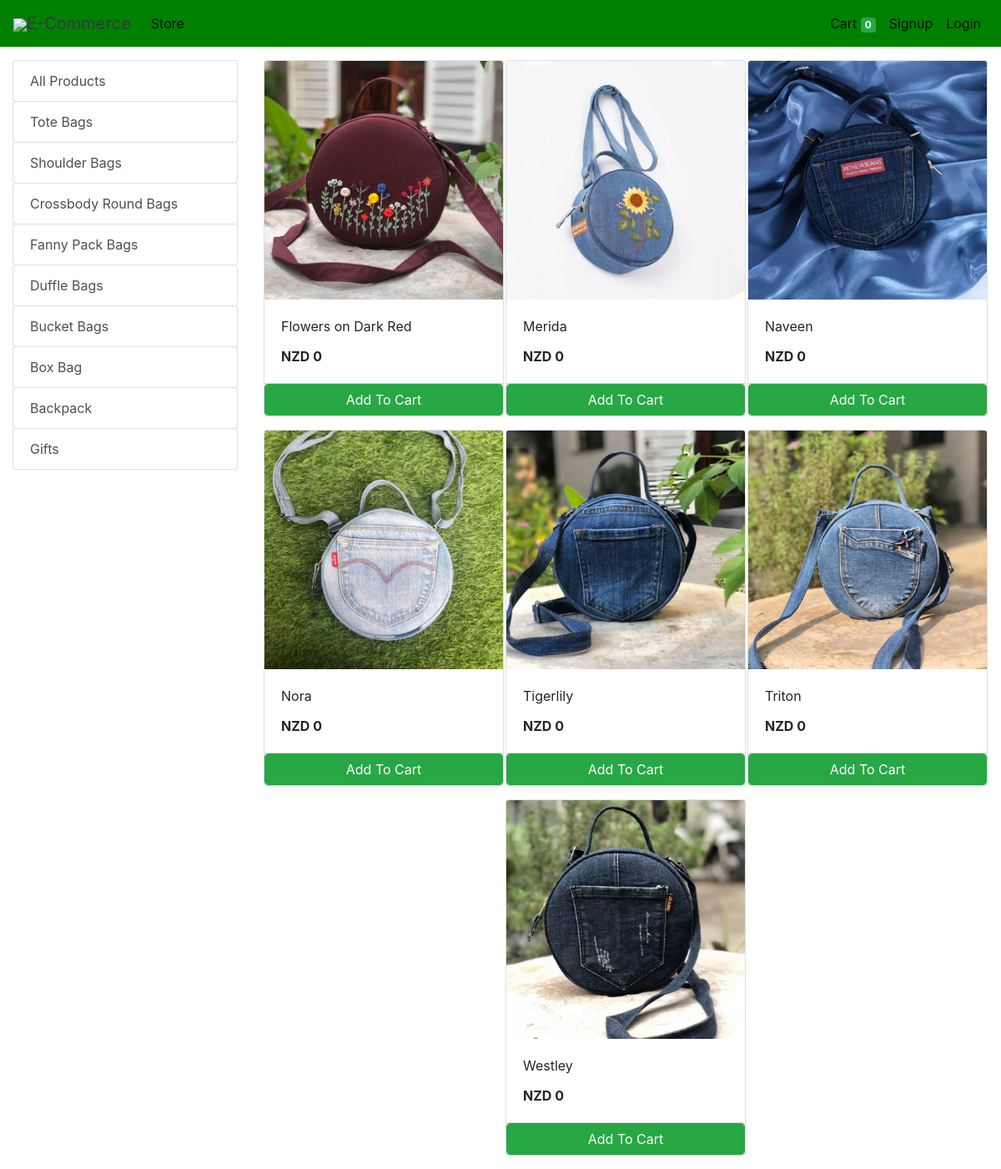
Screenshot of /store?category=24 with the database file from the repository.
### store/models/category.py (models this page shows, shortened)
class Category(models.Model):
    name= models.CharField(max_length=50)
    @staticmethod
    def get_all_categories():
        return Category.objects.all()

### store/models/product.py (models this page shows, shortened)
class Products(models.Model):
    name = models.CharField(max_length=60)
    price= models.IntegerField(default=0)
    category= models.ForeignKey(Category,on_delete=models.CASCADE,default=1 )
    description= models.CharField(max_length=250, default='', blank=True, null= True)
    image= models.ImageField(upload_to='uploads/products/')
    @staticmethod
    def get_all_products_by_categoryid(category_id):
        if category_id:
            return Products.objects.filter (category=category_id)
        else:
            return Products.get_all_products();

### store/views/home.py (the view)
# urls.py: path('' , include('store.urls'))
def store(request):
    cart = request.session.get('cart')
    if not cart:
        request.session['cart'] = {}
    products = None
    categories = Category.get_all_categories()
    categoryID = request.GET.get('category')
    if categoryID:
        products = Products.get_all_products_by_categoryid(categoryID)
    else:
        products = Products.get_all_products();
    data = {}
    data['products'] = products
    data['categories'] = categories
    print('you are : ', request.session.get('email'))
    return render(request, 'index.html', data)

### store/templatetags/cart.py (called while the page is built)
@register.filter (name='is_in_cart')
def is_in_cart(product, cart):
    keys = cart.keys ()
    for id in keys:
        if int (id) == product.id:
            return True
    return False;

### store/templatetags/custom_filter.py (called while the page is built)
@register.filter(name='currency')
def currency(number):
    return "NZD "+str(number)

### store/templates/index.html (shortened to what this page needs)
{% extends 'base.html' %}
{% block content %}
{% load cart %}
{% load custom_filter %}
<div class="container-fluid mt-3">
	<div class="row">
		<div class="col-lg-3 mx-auto">
			<div class="list-group">
				<a href="/" class="list-group-item list-group-item-action btn btn-outline-success">All Products</a>
				{% for category in categories %}
				<a href="/?category={{category.id}}"
					class="list-group-item list-group-item-action btn btn-outline-success ">{{category.name}}</a>
				{% endfor %}
			</div>
		</div>
		<div id='products' class="col-lg-9 mx-auto">
			<div class="row mx-auto">
				{% for product in products %}
				<div class="card mx-auto mb-3" id={{product.id}} style="width: 18rem;">
					<img class="card-img-top" src="{{product.image.url}}" alt="Card image cap">
					<div class="card-body">
						<p class="card-title">{{product.name}}</p>
						<p class="card-text"><b>{{product.price|currency}}</b></p>
					</div>
					<div class="card-footer p-0 no-gutters">
						{% if product|is_in_cart:request.session.cart %}
						<div class="row no-gutters">
							<form action="/#{{product.id}}" class="col-2 " method="post">
								{% csrf_token %}
								<input hidden type="text" name='product' value='{{product.id}}'>
								<input hidden type="text" name='remove' value='True'>
								<input type="submit" value=" - " class="btn btn-block btn-success border-right">
							</form>
							<div class="text-center col btn btn-success">{{product|cart_quantity:request.session.cart}} in Cart</div>
							<form action="/#{{product.id}}" class="col-2 " method="post">
								{% csrf_token %}
								<input hidden type="text" name='product' value='{{product.id}}'>
								<input type="submit" value=" + " class="btn btn-block btn-success border-left">
							</form>
						</div>
						{% else %}
						<form action="/#{{product.id}}" method="POST" class="btn-block">
							<input type="submit" class="float-right btn btn-success form-control"
								value="Add To Cart">
						</form>
						{% endif %}
					</div>
				</div>
				{% endfor %}
			</div>
		</div>
	</div>
</div>
{% endblock %}

### rows the page displays
Category: name "Tote Bags"
Category: name "Shoulder Bags"
Category: name "Crossbody Round Bags"
Category: name "Fanny Pack Bags"
Category: name "Duffle Bags"
Category: name "Bucket Bags"
Category: name "Box Bag"
Category: name "Backpack"
Category: name "Gifts"
Products: image (picture), name "Flowers on Dark Red", price "NZD 0"
Products: image (picture), name "Merida", price "NZD 0"
Products: image (picture), name "Naveen", price "NZD 0"
Products: image (picture), name "Nora", price "NZD 0"
Products: image (picture), name "Tigerlily", price "NZD 0"
Products: image (picture), name "Triton", price "NZD 0"
Products: image (picture), name "Westley", price "NZD 0"

### other values shown
{{ request.session.cart.keys|length }} "0"
